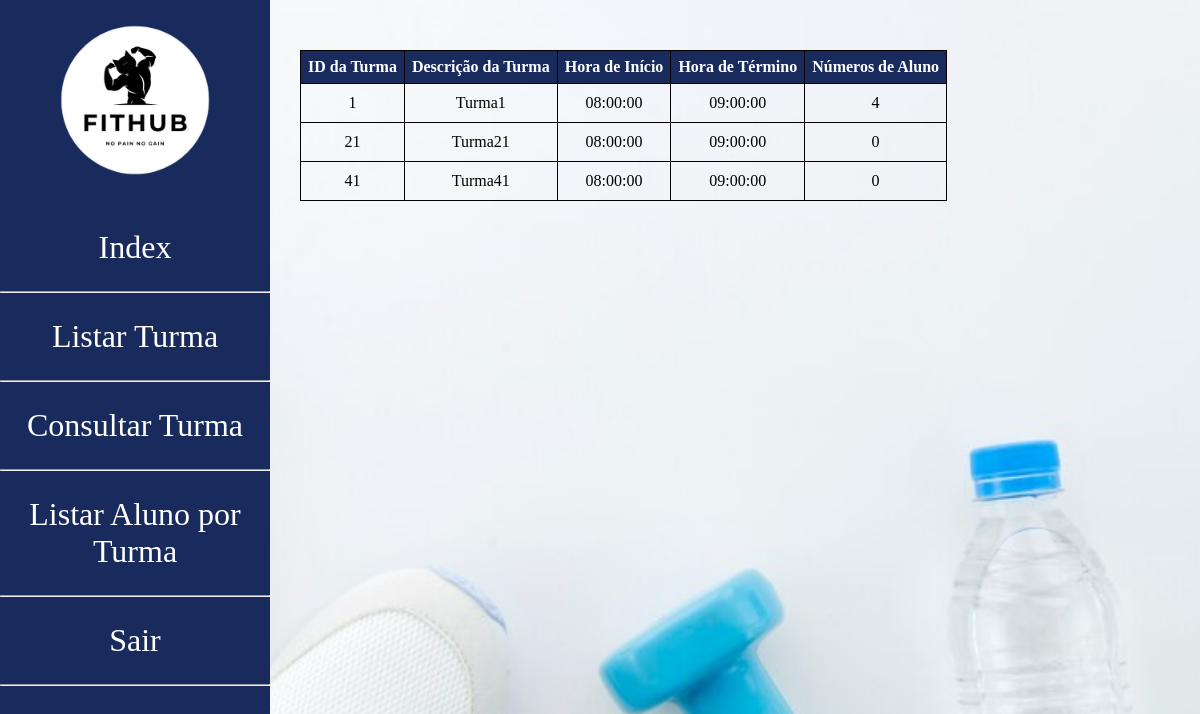
The page /academia/listarProf.php (signed in) on the database its author committed.
### tables this page shows
create table tbTurma(
idTurma int primary key auto_increment
, descricao varchar(30)
, horarioInicio time
, horarioTermino time
, idProfessor int 
, foreign key (idProfessor) references tbProfessor(idprofessor)
);

### academia/listarProf.php (the view, shortened to what this page needs)
<!DOCTYPE html>
<html lang="en">
<head>
    <link rel="stylesheet" href="./styles/listarStyles.css">
</head>
<body>
    <div id="sidebar-left">
        <image src='assets/logo.png' class="logo">
        <ul>
    <li class= "topic"><a href="index.php">Index</a></li><hr>
    <li class= "topic"><a href="listarProf.php">Listar Turma</a></li><hr>
    <li class= "topic"><a href="consultarProf.php">Consultar Turma</a></li><hr>
    <li class= "topic"><a href="listaralunos.php">Listar Aluno por Turma</a></li><hr>
    <li class= "topic"><a href="logout.php">Sair</a></li><hr>
    </ul>
</div>
<div id="content-2">
<?php
include 'conexao.php';
$id = $_SESSION['id'];
$sql = "SELECT t.idTurma as ID, t.descricao, t.horarioInicio, t.horarioTermino, COALESCE(COUNT(m.idMatricula), 0) as numAlunos
        FROM tbTurma t
        LEFT JOIN tbMatricula m ON m.idTurma = t.idTurma
        INNER JOIN tbProfessor p ON p.idProfessor = t.idProfessor
        WHERE p.idProfessor = '$id'
        GROUP BY t.idTurma, t.descricao, t.horarioInicio, t.horarioTermino
        ORDER BY t.idTurma";
$res = mysqli_query($con, $sql);
echo "<div class= 'geral'>";
echo "<table>";
echo "<tr>
<th class='titleTable'>ID da Turma</th>
<th class='titleTable'>Descrição da Turma</th>
<th class='titleTable'>Hora de Início</th>
<th class='titleTable'>Hora de Término</th>
<th class='titleTable'>Números de Aluno</th>
</tr>";
while ($escrever = mysqli_fetch_array($res)) {
    echo "<tr>
    <td>".$escrever['ID']."</td>
    <td>".$escrever['descricao']."</td>
    <td>".$escrever['horarioInicio']."</td>
    <td>".$escrever['horarioTermino']."</td>
    <td>".$escrever['numAlunos']."</td>
    </tr>";
}
echo "</table>";
echo "</div>";
?>
</div>
</body>
</html>

### academia/styles/listarStyles.css (style rules this page uses)
html, body { height: 100%; margin: 0; padding: 0; }
body { background-image: url(assets/fundo-buscar.jpg); background-position: center; background-repeat: no-repeat; background-size: cover; display: flex; }
#sidebar-left { position: fixed; width: 270px; height: 100%; left: 0px; top: 0px; background: #182B5C; }
.geral { margin-left: 300px; margin-top: 50px; }
.topic { font-family: 'Josefin Sans'; font-weight: 400; font-size: 32px; text-decoration: none; color: white; text-align: center; margin-top: 25px; margin-bottom: 25px; }
ul { list-style-type: none; padding: 0; }
li.topic a { text-decoration: none; color: white; }
.logo { width: 200px; height: 200px; margin-left: 13%; }
.titleTable { background-color: #182B5C; color: white; padding: 7px; text-align: center; }
table { width: 100%; border-collapse: collapse; }
table, th, td { border: 1px solid black; }
th, td { padding: 10px; text-align: center; }

### rows shown on the page
tbturma: idTurma "1", descricao "Turma1", horarioInicio "08:00:00", horarioTermino "09:00:00", numAlunos "4"
tbturma: idTurma "21", descricao "Turma21", horarioInicio "08:00:00", horarioTermino "09:00:00", numAlunos "0"
tbturma: idTurma "41", descricao "Turma41", horarioInicio "08:00:00", horarioTermino "09:00:00", numAlunos "0"
